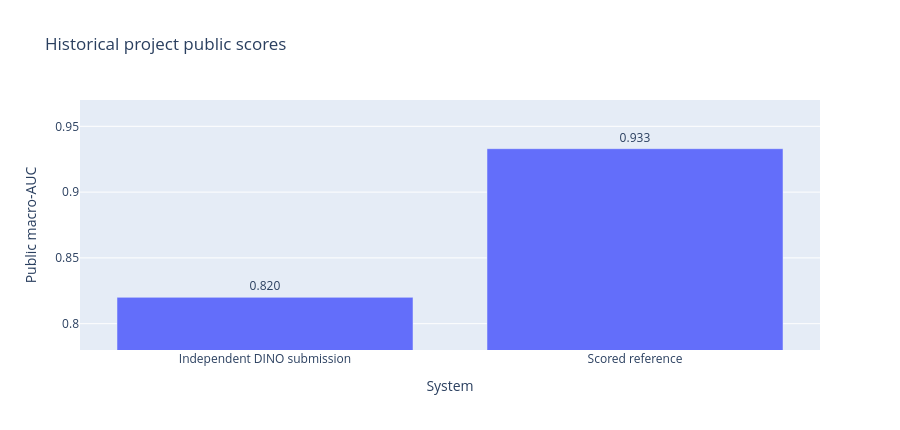

The notebook cell saved with this chart:
### Markdown cell above
# 09 — Scored-reference recovery and runtime frontier

This notebook summarizes verified, public-safe engineering work that moved the project back onto the historically best **0.933** scored reference. It intentionally excludes raw MRI, identifiers, model weights, checkpoint hashes, private paths, and row-level predictions.

The historical public score and internal validation metrics are different evidence sources. No new leaderboard improvement is claimed here.

This is a historical snapshot. Later evidence is summarized in `docs/PROJECT_STATUS.md`.

### Code cell
import plotly.io as pio
pio.renderers.default = "plotly_mimetype"
import pandas as pd
import plotly.express as px
scores=pd.DataFrame({"System":["Independent DINO submission","Scored reference"],"Public macro-AUC":[0.820,0.933]})
fig=px.bar(scores,x="System",y="Public macro-AUC",text="Public macro-AUC",title="Historical project public scores")
fig.update_traces(texttemplate="%{text:.3f}",textposition="outside")
fig.update_layout(height=430,yaxis_range=[0.78,0.97])
fig.show()

### Figure 1 — Plotly figure (JSON) as saved in the notebook; plotly's stock layout.template omitted (floating-point values rounded to 4 significant figures)
{"data": [{"hovertemplate": "System=%{x}<br>Public macro-AUC=%{text}<extra></extra>", "legendgroup": "", "marker": {"color": "#636efa", "pattern": {"shape": ""}}, "name": "", "orientation": "v", "showlegend": false, "text": [0.82, 0.933], "textposition": "outside", "texttemplate": "%{text:.3f}", "type": "bar", "x": ["Independent DINO submission", "Scored reference"], "xaxis": "x", "y": [0.82, 0.933], "yaxis": "y"}], "layout": {"barmode": "relative", "height": 430, "legend": {"tracegroupgap": 0}, "title": {"text": "Historical project public scores"}, "xaxis": {"anchor": "y", "domain": [0.0, 1.0], "title": {"text": "System"}}, "yaxis": {"anchor": "x", "domain": [0.0, 1.0], "range": [0.78, 0.97], "title": {"text": "Public macro-AUC"}}}}
